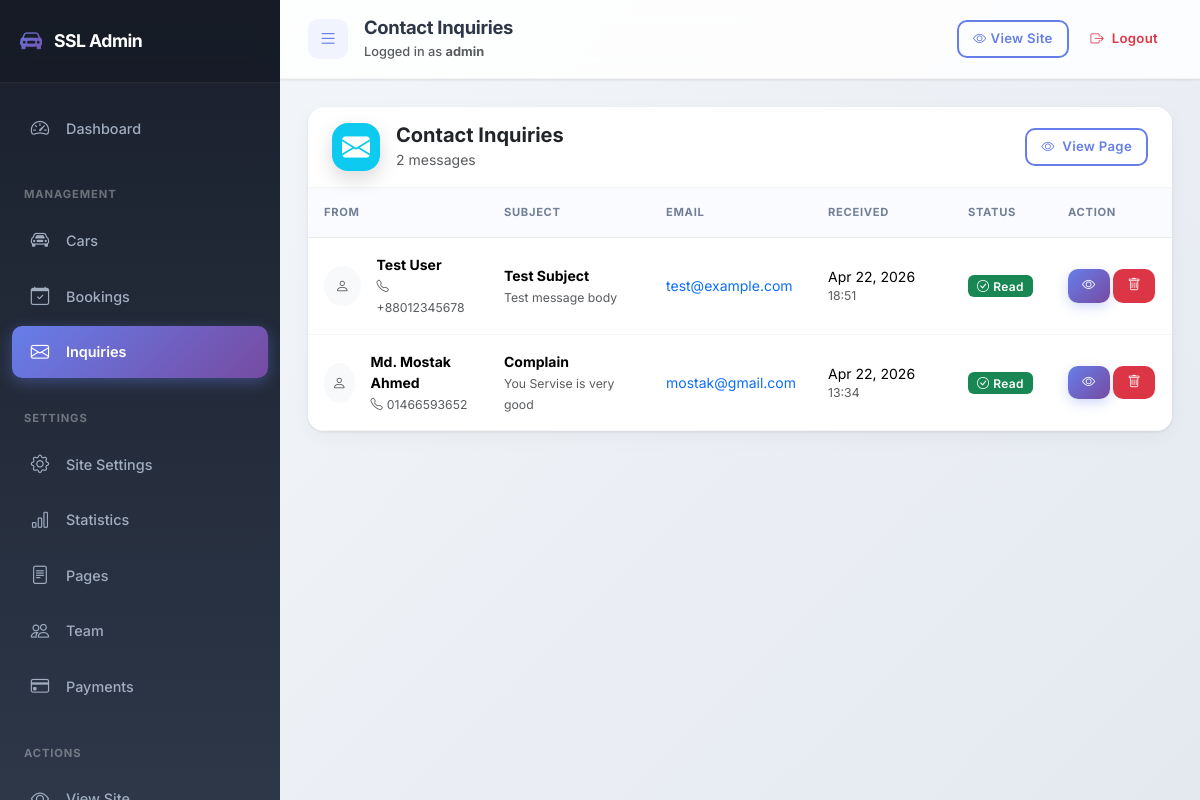
Page /dashboard/inquiries/ (signed in) on the committed database.
### pages/models.py (models this page shows, shortened)
class ContactInquiry(models.Model):
    name = models.CharField(max_length=100)
    email = models.EmailField()
    phone = models.CharField(max_length=20, blank=True)
    subject = models.CharField(max_length=200)
    message = models.TextField()
    created_at = models.DateTimeField(auto_now_add=True)
    is_read = models.BooleanField(default=False)
    class Meta:
        ordering = ['-created_at']
        verbose_name = 'Contact Inquiry'
        verbose_name_plural = 'Contact Inquiries'

### admin_panel/views.py (the view)
# urls.py: path('inquiries/', views.inquiry_list, name='inquiry_list'),
@login_required
def inquiry_list(request):
    inquiries = ContactInquiry.objects.all()
    context = {
        'inquiries': inquiries,
        'title': 'Contact Inquiries',
    }
    return render(request, 'admin_panel/inquiries/list.html', context)

### pages/context_processors.py (called while the page is built)
def site_settings(request):
    settings = SiteSetting.objects.first()
    statistics = Statistic.objects.filter(is_active=True).order_by('order')
    payment_methods = PaymentMethod.objects.filter(is_active=True).order_by('order')
    return {
        'site_settings': settings,
        'site_statistics': statistics,
        'payment_methods': payment_methods,
    }

### admin_panel/templates/admin_panel/inquiries/list.html (shortened to what this page needs)
{% extends 'admin_panel/base.html' %}
{% load static %}
{% block content %}
<div class="card border-0 shadow-sm">
    <div class="card-header bg-white py-3 d-flex flex-column flex-md-row justify-content-between align-items-start align-items-md-center gap-3">
        <div class="d-flex align-items-center">
            <div class="stat-icon bg-info me-3" style="width: 48px; height: 48px; min-width: 48px;">
                <i class="bi bi-envelope-fill"></i>
            </div>
            <div>
                <h5 class="mb-0 fw-bold">Contact Inquiries</h5>
                <small class="text-muted">{{ inquiries.count }} message{{ inquiries.count|pluralize }}</small>
            </div>
        </div>
        <div class="d-flex gap-2">
            <a href="{% url 'pages:contact' %}" class="btn btn-outline-primary btn-sm" target="_blank" data-bs-toggle="tooltip" title="View Contact Page">
                <i class="bi bi-eye me-1"></i> <span class="d-none d-md-inline">View Page</span>
            </a>
        </div>
    </div>
    <div class="card-body p-0">
        {% if inquiries %}
            <div class="table-responsive">
                <table class="table table-hover align-middle mb-0">
                    <thead class="table-light">
                        <tr>
                            <th style="width: 180px;">From</th>
                            <th>Subject</th>
                            <th>Email</th>
                            <th style="width: 140px;">Received</th>
                            <th style="width: 100px;">Status</th>
                            <th style="width: 120px;">Action</th>
                        </tr>
                    </thead>
                    <tbody>
                        {% for inquiry in inquiries %}
                        <tr class="{% if not inquiry.is_read %}table-warning{% endif %} hover-highlight">
                            <td>
                                <div class="d-flex align-items-center">
                                    <div class="bg-light rounded-circle d-flex align-items-center justify-content-center me-3" style="width: 40px; height: 40px;">
                                        <i class="bi bi-person text-muted"></i>
                                    </div>
                                    <div>
                                        <strong>{{ inquiry.name }}</strong>
                                        {% if inquiry.phone %}
                                            <br><small class="text-muted"><i class="bi bi-telephone me-1"></i>{{ inquiry.phone }}</small>
                                        {% endif %}
                                    </div>
                                </div>
                            </td>
                            <td>
                                <strong class="d-block">{{ inquiry.subject }}</strong>
                                <small class="text-muted">{{ inquiry.message|truncatechars:50 }}</small>
                            </td>
                            <td>
                                <a href="mailto:{{ inquiry.email }}" class="text-decoration-none">
                                    {{ inquiry.email|truncatechars:25 }}
                                </a>
                            </td>
                            <td>
                                <div class="d-flex flex-column">
                                    <span>{{ inquiry.created_at|date:"M d, Y" }}</span>
                                    <small class="text-muted">{{ inquiry.created_at|date:"H:i" }}</small>
                                </div>
                            </td>
                            <td>
                                {% if inquiry.is_read %}
                                    <span class="badge bg-success">
                                        <i class="bi bi-check-circle me-1"></i>Read
                                    </span>
                                {% else %}
                                    <span class="badge bg-warning text-dark">
                                        <i class="bi bi-envelope me-1"></i>New
                                    </span>
                                {% endif %}
                            </td>
                            <td>
                                <a href="{% url 'admin_panel:inquiry_detail' inquiry.id %}" class="btn btn-sm btn-primary" data-bs-toggle="tooltip" title="View Details">
                                    <i class="bi bi-eye"></i>
                                </a>
                                <form method="post" action="{% url 'admin_panel:inquiry_delete' inquiry.id %}" class="d-inline" onsubmit="return confirm('Are you sure you want to delete this inquiry?');">
                                    <button type="submit" class="btn btn-sm btn-danger" data-bs-toggle="tooltip" title="Delete">
                                        <i class="bi bi-trash"></i>
                                    </button>
                                </form>
                            </td>
                        </tr>
                        {% endfor %}
                    </tbody>
                </table>
            </div>
        {% endif %}
    </div>
</div>
{% endblock %}

### admin_panel/templates/admin_panel/base.html (shortened to what this page needs)
{% load static custom_filters %}
<!DOCTYPE html>
<html lang="en">
<head>
    <link href="https://cdn.jsdelivr.net/npm/bootstrap@5.3.2/dist/css/bootstrap.min.css" rel="stylesheet">
    <link href="https://cdn.jsdelivr.net/npm/bootstrap-icons@1.11.1/font/bootstrap-icons.css" rel="stylesheet">
    <link rel="stylesheet" href="{% static 'css/admin.css' %}">
</head>
<body>
    <div class="admin-wrapper">
        <nav id="sidebar" class="sidebar">
            <div class="sidebar-header">
                <a href="{% url 'pages:home' %}" class="navbar-brand" target="_blank" title="View Website">
                    <i class="bi bi-car-front-fill"></i>
                    <span>SSL Admin</span>
                </a>
            </div>
            <ul class="sidebar-nav">
                <li class="sidebar-item">
                    <a href="{% url 'admin_panel:dashboard' %}" class="sidebar-link {% if request.resolver_match.url_name == 'dashboard' %}active{% endif %}" data-bs-toggle="tooltip" title="Dashboard">
                        <i class="bi bi-speedometer2"></i>
                        <span>Dashboard</span>
                    </a>
                </li>
                <li class="sidebar-heading">Management</li>
                <li class="sidebar-item">
                    <a href="{% url 'admin_panel:car_list' %}" class="sidebar-link {% if 'car' in request.resolver_match.url_name %}active{% endif %}" data-bs-toggle="tooltip" title="Manage Cars">
                        <i class="bi bi-car-front"></i>
                        <span>Cars</span>
                    </a>
                </li>
                <li class="sidebar-item">
                    <a href="{% url 'admin_panel:booking_list' %}" class="sidebar-link {% if 'booking' in request.resolver_match.url_name %}active{% endif %}" data-bs-toggle="tooltip" title="Bookings">
                        <i class="bi bi-calendar-check"></i>
                        <span>Bookings</span>
                    </a>
                </li>
                <li class="sidebar-item">
                    <a href="{% url 'admin_panel:inquiry_list' %}" class="sidebar-link {% if 'inquiry' in request.resolver_match.url_name %}active{% endif %}" data-bs-toggle="tooltip" title="Contact Inquiries">
                        <i class="bi bi-envelope"></i>
                        <span>Inquiries</span>
                    </a>
                </li>
                <li class="sidebar-heading">Settings</li>
                <li class="sidebar-item">
                    <a href="{% url 'admin_panel:site_settings' %}" class="sidebar-link {% if request.resolver_match.url_name == 'site_settings' %}active{% endif %}" data-bs-toggle="tooltip" title="Site Configuration">
                        <i class="bi bi-gear"></i>
                        <span>Site Settings</span>
                    </a>
                </li>
                <li class="sidebar-item">
                    <a href="{% url 'admin_panel:statistic_list' %}" class="sidebar-link {% if 'statistic' in request.resolver_match.url_name %}active{% endif %}" data-bs-toggle="tooltip" title="Homepage Statistics">
                        <i class="bi bi-bar-chart"></i>
                        <span>Statistics</span>
                    </a>
                </li>
                <li class="sidebar-item">
                    <a href="{% url 'admin_panel:page_list' %}" class="sidebar-link {% if 'page' in request.resolver_match.url_name %}active{% endif %}" data-bs-toggle="tooltip" title="Page Contents">
                        <i class="bi bi-file-text"></i>
                        <span>Pages</span>
                    </a>
                </li>
                <li class="sidebar-item">
                    <a href="{% url 'admin_panel:team_list' %}" class="sidebar-link {% if 'team' in request.resolver_match.url_name %}active{% endif %}" data-bs-toggle="tooltip" title="Team Members">
                        <i class="bi bi-people"></i>
                        <span>Team</span>
                    </a>
                </li>
                <li class="sidebar-item">
                    <a href="{% url 'admin_panel:payment_list' %}" class="sidebar-link {% if 'payment' in request.resolver_match.url_name %}active{% endif %}" data-bs-toggle="tooltip" title="Payment Methods">
                        <i class="bi bi-credit-card"></i>
                        <span>Payments</span>
                    </a>
                </li>
                <li class="sidebar-heading">Actions</li>
                <li class="sidebar-item">
                    <a href="{% url 'pages:home' %}" class="sidebar-link" target="_blank" data-bs-toggle="tooltip" title="Open Website in New Tab">
                        <i class="bi bi-eye"></i>
                        <span>View Site</span>
                    </a>
                </li>
            </ul>
        </nav>
        <main class="main-content">
            <header class="top-navbar">
                <div class="d-flex align-items-center">
                    <button id="sidebarToggle" class="sidebar-toggle-btn" data-bs-toggle="tooltip" title="Toggle Sidebar">
                        <i class="bi bi-list"></i>
                    </button>
                    <div class="ms-3">
                        <h5 class="mb-0">{% block page_title %}{{ title }}{% endblock %}</h5>
                        <small class="text-muted">Logged in as <strong>{{ request.user.username }}</strong></small>
                    </div>
                </div>
                <div class="d-flex align-items-center gap-2">
                    <a href="{% url 'pages:home' %}" class="btn btn-outline-primary btn-sm d-none d-md-inline-flex" target="_blank" data-bs-toggle="tooltip" title="View Website">
                        <i class="bi bi-eye me-1"></i> <span class="d-none d-lg-inline">View Site</span>
                    </a>
                    <a href="{% url 'admin_panel:logout' %}" class="btn btn-outline-danger btn-sm" data-bs-toggle="tooltip" title="Logout">
                        <i class="bi bi-box-arrow-right me-1"></i> <span class="d-none d-lg-inline">Logout</span>
                    </a>
                </div>
            </header>
            <div class="content-wrapper">
                {% block content %}{% endblock %}
            </div>
        </main>
    </div>
</body>
</html>

### admin_panel/templates/admin_panel/base.html (style rules this page uses)
.sidebar { will-change: transform, width; backface-visibility: hidden; }

### rows in the picture
ContactInquiry: name "Test User", phone "+88012345678", subject "Test Subject", message "Test message body", email "test@example.com", created_at "Apr 22, 2026", created_at "18:51", is_read True (drawn)
ContactInquiry: name "Md. Mostak Ahmed", phone "01466593652", subject "Complain", message "You Servise is very good", email "mostak@gmail.com", created_at "Apr 22, 2026", created_at "13:34", is_read True (drawn)

### other values in the picture
{{ title }} "Contact Inquiries"
{{ request.user.username }} "admin"
{{ inquiries.count }} "2"
